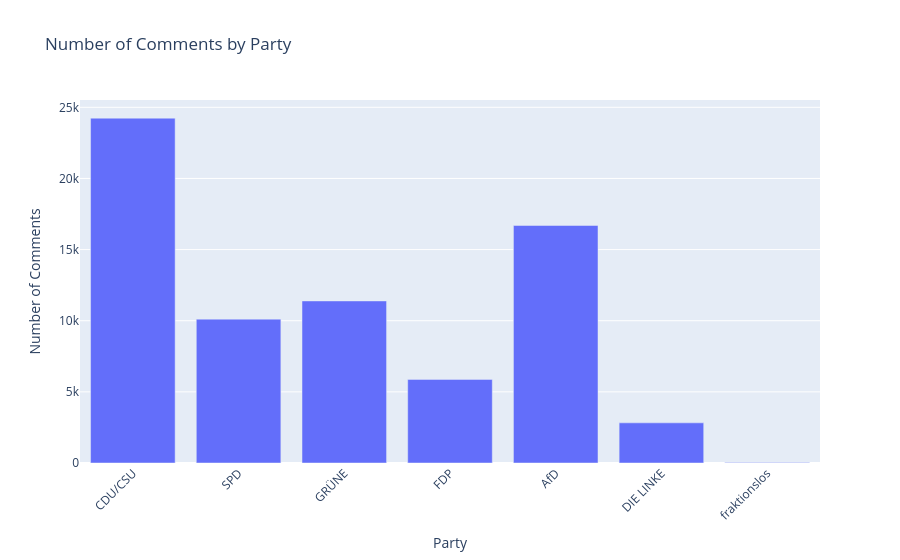

Notebook source saved alongside this figure:
### Code cell
import plotly.graph_objects as go
def plot_per_party_col(comments_per_party, norm = False):
    # Create a bar chart
    fig = go.Figure(data=[go.Bar(x=parties, y=comments_per_party)])

    # Update layout for better visualization
    yaxis = dict(autorange=True)
    title = 'Number of Comments normalized by Party Seats'
    if not norm:
       yaxis['title'] = 'Number of Comments'
       title = 'Number of Comments by Party'

    fig.update_layout(title=title,
                    xaxis_title="Party",
                    xaxis=dict(tickangle=-45),
                    yaxis=yaxis
                    )

    # Show the figure
    fig.show()
plot_per_party_col(comments_by_party_20)

### Figure 1 — Plotly figure (JSON) as saved in the notebook; plotly's stock layout.template omitted (floating-point values rounded to 4 significant figures)
{"data": [{"type": "bar", "x": ["CDU/CSU", "SPD", "GRÜNE", "FDP", "AfD", "DIE LINKE", "fraktionslos"], "y": [24238, 10111, 11391, 5877, 16696, 2823, 29]}], "layout": {"title": {"text": "Number of Comments by Party"}, "xaxis": {"tickangle": -45, "title": {"text": "Party"}}, "yaxis": {"autorange": true, "title": {"text": "Number of Comments"}}}}
